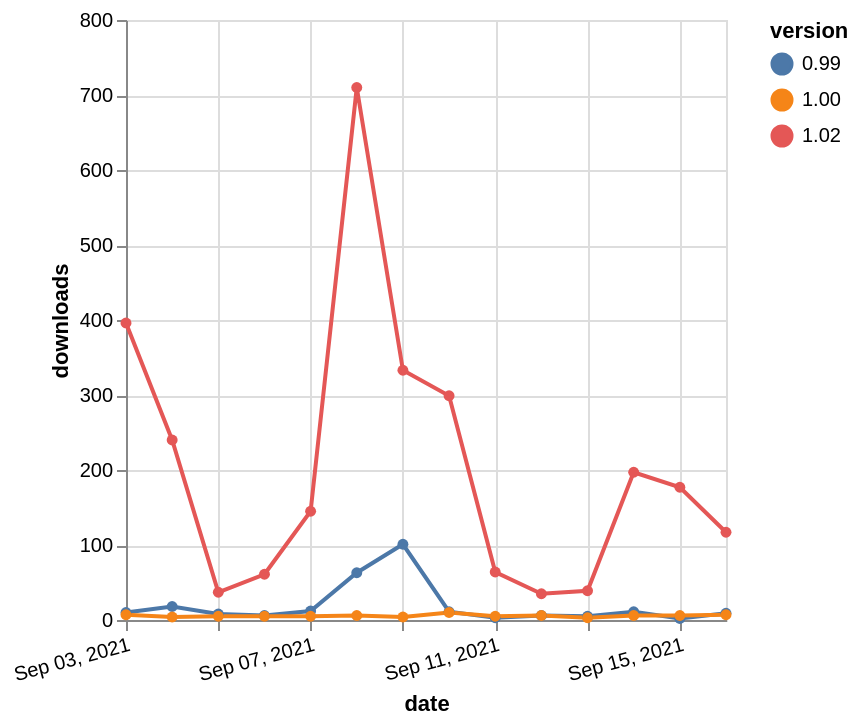

The specification (Vega-Lite) saved for this image:
### Vega-Lite specification from a JSON file in a GitHub repository (floating-point values rounded to 4 significant figures)
{"$schema": "https://vega.github.io/schema/vega-lite/v5.json", "description": "A simple bar chart with embedded data.", "data": {"values": [{"date": "2021-09-03", "total": 129585, "delta": 396, "version": "1.02"}, {"date": "2021-09-04", "total": 129825, "delta": 240, "version": "1.02"}, {"date": "2021-09-05", "total": 129862, "delta": 37, "version": "1.02"}, {"date": "2021-09-06", "total": 129923, "delta": 61, "version": "1.02"}, {"date": "2021-09-07", "total": 130068, "delta": 145, "version": "1.02"}, {"date": "2021-09-08", "total": 130778, "delta": 710, "version": "1.02"}, {"date": "2021-09-09", "total": 131111, "delta": 333, "version": "1.02"}, {"date": "2021-09-10", "total": 131410, "delta": 299, "version": "1.02"}, {"date": "2021-09-11", "total": 131474, "delta": 64, "version": "1.02"}, {"date": "2021-09-12", "total": 131509, "delta": 35, "version": "1.02"}, {"date": "2021-09-13", "total": 131548, "delta": 39, "version": "1.02"}, {"date": "2021-09-14", "total": 131745, "delta": 197, "version": "1.02"}, {"date": "2021-09-15", "total": 131922, "delta": 177, "version": "1.02"}, {"date": "2021-09-16", "total": 132039, "delta": 117, "version": "1.02"}, {"date": "2021-09-03", "total": 29860, "delta": 10, "version": "0.99"}, {"date": "2021-09-04", "total": 29878, "delta": 18, "version": "0.99"}, {"date": "2021-09-05", "total": 29886, "delta": 8, "version": "0.99"}, {"date": "2021-09-06", "total": 29892, "delta": 6, "version": "0.99"}, {"date": "2021-09-07", "total": 29904, "delta": 12, "version": "0.99"}, {"date": "2021-09-08", "total": 29967, "delta": 63, "version": "0.99"}, {"date": "2021-09-09", "total": 30068, "delta": 101, "version": "0.99"}, {"date": "2021-09-10", "total": 30079, "delta": 11, "version": "0.99"}, {"date": "2021-09-11", "total": 30082, "delta": 3, "version": "0.99"}, {"date": "2021-09-12", "total": 30088, "delta": 6, "version": "0.99"}, {"date": "2021-09-13", "total": 30093, "delta": 5, "version": "0.99"}, {"date": "2021-09-14", "total": 30104, "delta": 11, "version": "0.99"}, {"date": "2021-09-15", "total": 30106, "delta": 2, "version": "0.99"}, {"date": "2021-09-16", "total": 30115, "delta": 9, "version": "0.99"}, {"date": "2021-09-03", "total": 26851, "delta": 7, "version": "1.00"}, {"date": "2021-09-04", "total": 26855, "delta": 4, "version": "1.00"}, {"date": "2021-09-05", "total": 26860, "delta": 5, "version": "1.00"}, {"date": "2021-09-06", "total": 26865, "delta": 5, "version": "1.00"}, {"date": "2021-09-07", "total": 26870, "delta": 5, "version": "1.00"}, {"date": "2021-09-08", "total": 26876, "delta": 6, "version": "1.00"}, {"date": "2021-09-09", "total": 26880, "delta": 4, "version": "1.00"}, {"date": "2021-09-10", "total": 26890, "delta": 10, "version": "1.00"}, {"date": "2021-09-11", "total": 26895, "delta": 5, "version": "1.00"}, {"date": "2021-09-12", "total": 26901, "delta": 6, "version": "1.00"}, {"date": "2021-09-13", "total": 26904, "delta": 3, "version": "1.00"}, {"date": "2021-09-14", "total": 26910, "delta": 6, "version": "1.00"}, {"date": "2021-09-15", "total": 26916, "delta": 6, "version": "1.00"}, {"date": "2021-09-16", "total": 26923, "delta": 7, "version": "1.00"}]}, "width": "container", "mark": {"type": "line", "point": {"filled": true}}, "encoding": {"x": {"field": "date", "type": "temporal", "timeUnit": "yearmonthdate", "title": "date", "axis": {"labelAngle": -15}}, "y": {"field": "delta", "type": "quantitative", "title": "downloads"}, "color": {"field": "version", "type": "nominal"}, "tooltip": {"field": "delta"}}}
